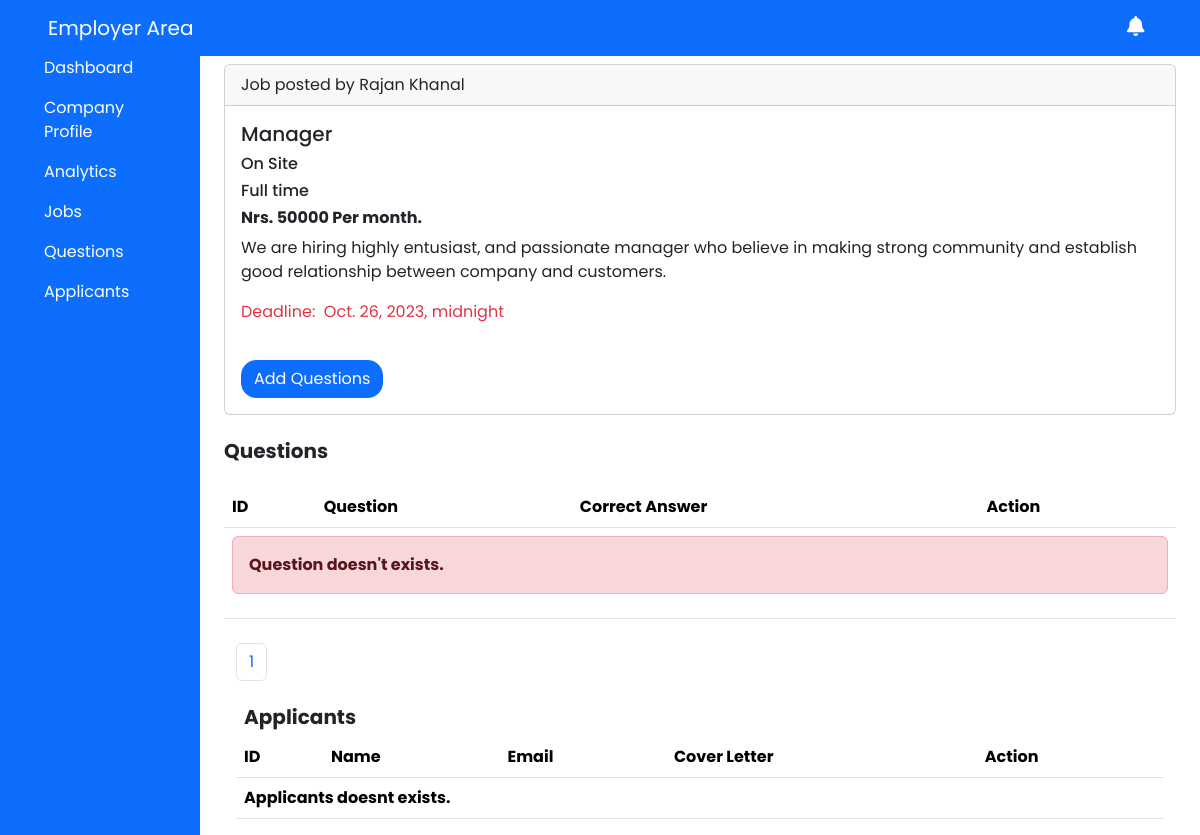
/employer/viewquestions/1 (signed in), run on an earlier commit of the app's database.
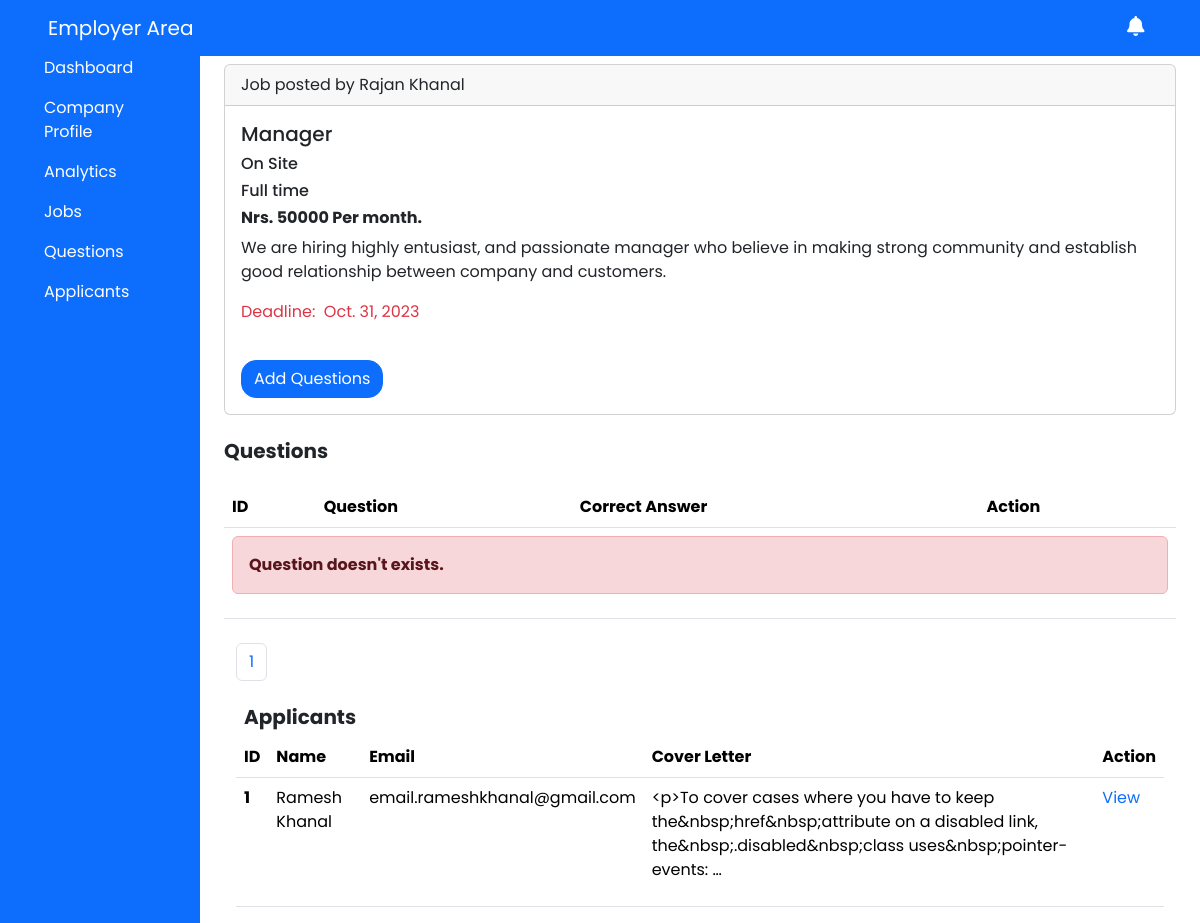
And on a later commit of the database.
### employer/models.py (models this page shows, shortened)
class Job(models.Model):
    employer = models.ForeignKey(Employer,on_delete=models.CASCADE,related_name='job')
    job_id = models.AutoField(primary_key=True)
    job_type = models.CharField(max_length=50,choices=JOB_TYPE,blank=False,null=False ,verbose_name='Job type')
    job_position = models.CharField(verbose_name="Position",max_length=100,null=False,blank=False)
    job_requirement = models.CharField(verbose_name="Requirements",max_length=100,null=False,blank=False)
    job_description = models.TextField(verbose_name="Description",null=False,blank=False)
    salary = models.TextField(max_length=30,blank=True,null=True)
    location_type = models.TextField(choices=LOCATION_TYPE,blank=False)
    deadline = models.DateField(blank=False,null=False,default=default_deadline)

class Employer(models.Model):
    emp_id = models.AutoField(primary_key=True)
    emp_name = models.CharField(max_length=50,null=False,blank=False,verbose_name='Employer name')
    emp_phone_number = models.CharField(max_length=11,null=False,blank=False,verbose_name='Employer number')
    emp_email = models.EmailField(verbose_name='Employer Email',null=False,blank=False,unique=True)
    emp_password = models.CharField(null=False,blank=False,verbose_name='Employer Password',max_length=255)
    about_employer = models.TextField(verbose_name='About Employer',blank=True,null=True)
    emp_profile = models.FileField(upload_to=filepath ,null=True,verbose_name='Profile Photo')

### jobseeker/models.py (models this page shows, shortened)
class AppliedJobs(models.Model):
    id = models.UUIDField(primary_key=True)
    job = models.ForeignKey(Job,on_delete=models.CASCADE)
    job_seeker = models.ForeignKey(JobSeeker,on_delete=models.CASCADE)
    coverletter = models.TextField(null=False,blank=False,verbose_name="Cover Letter",default='')
    class Meta:
        verbose_name_plural = 'Applied Jobs'

class JobSeeker(models.Model):
    id = models.UUIDField(primary_key=True)
    name = models.CharField(max_length=50,null=False,blank=False,verbose_name='Jobseeker Name')
    email = models.EmailField(null=False, blank=False, unique=True,verbose_name='Jobseeker Email')
    password = models.TextField(max_length=255,blank=False,null=False,verbose_name='Jobseeker Password')
    phone = models.TextField(max_length=15,blank=False,null=False,verbose_name='Jobseeker Phone')
    address = models.TextField(max_length=50,blank=True,null=True,default="Kathmandu",verbose_name='Address')
    date_of_birth = models.DateField(null=True, blank=True)
    about_me = models.TextField(null=True,blank=True,verbose_name='About You')
    qualification = models.TextField(blank=True,null=True,verbose_name="Qualifications")
    experiences = models.TextField(blank = True,null=True,verbose_name='Experiences')
    preferences = models.TextField(null=True,blank=True,verbose_name="Job Preferences")
    cv = models.FileField(upload_to=filepath,verbose_name='CV')
    profile = models.FileField(upload_to=profilepath,verbose_name='Profile')

### employer/views.py (the view, shortened to what this page needs)
# urls.py: path('viewquestions/<int:id>',viewquestions,name="viewquestions")
def viewquestions(request,id):
    email = request.session.get('email',None)
    if email:
        is_ajax = request.headers.get('X-Requested-With') == 'XMLHttpRequest'
        employer = Employer.objects.get(emp_email = email)
        job = Job.objects.get(employer = employer,job_id = id)
        message = ''
        questions = None
        paginator = None
        page_number = None
        total_pages = None
        pages = None
        view_question =None
        question_exists = Questions.objects.filter(job=job).exists()
        if question_exists:
            questions = Questions.objects.filter(job = job).order_by('question_id')
            paginator = Paginator(questions,3)
            page_number = request.GET.get('page')
            pages = paginator.get_page(page_number)
            total_pages = paginator.num_pages
        else:
            message = "Question doesn't exists."
            total_pages = 1
        applicants = None
        applicant_not_found = ""
        try:
            applicants_exists = AppliedJobs.objects.filter(job = job).exists()
            if applicants_exists:
                applicants = AppliedJobs.objects.filter(job = job)
            else:
                applicant_not_found = "Applicants doesnt exists."
        except Exception as e:
            print(f"Exception querying applicants on view viewquestions - {e}")
        context = {
            'job':job,
            'view_question':view_question,
            'questions':questions,
            'message':message,
            'pages':pages,
            'lastpage':total_pages,
            'pagelist':[n+1 for n in range(total_pages)],
            'applicant_not_found':applicant_not_found,
            'applicants':applicants
        }
        return render(request,'employer-dashboard/components/viewquestions.html',context)
    else:
        messages.error(request,"Session Expired.")
        return redirect('employer_signin')

### templates/employer-dashboard/components/viewquestions.html (shortened to what this page needs)
{% extends "../index.html" %}
{% block content %}
<div class="container">
    <div class="card">
        <div class="card-header">
            Job posted by {{job.employer.emp_name}}
        </div>
        <div class="card-body">
            <h1 class="card-title fs-5">{{job.job_position}}</h1>
            <h5 class="card-text fs-6">{{job.location_type}}</h5>
          <h5 class="card-title fs-6">{{job.job_type}}</h5>
          <h5 class="card-title fs-6 fw-bold">{{job.salary}}</h5>
          <p class="card-text">{{job.job_description | safe}}</p>
          <p class="card-text text-danger"> Deadline: &nbsp;{{job.deadline}}</p>
          <a href="#" class="btn btn-primary"  data-bs-toggle="modal" data-bs-target="#addQuestions">Add Questions</a>
        </div>
    </div>
    <div class="my-4">
        <h5 class="fw-bold">Questions</h5>
    </div>
    <table class="table">
        <thead>
          <tr>
            <th scope="col">ID</th>
            <th scope="col">Question</th>
            <th scope="col">Correct Answer</th>
            <th scope="col">Action</th>
          </tr>
        </thead>
        <tbody>
        {% if message %}
          <tr>
            <th scope="row" colspan="4">
                <div class="alert alert-danger" role="alert">
                   {{message}}
                  </div>
            </th>
          </tr>
          {%endif%}
        </tbody>
    </table>
    <div class="container mt-4">
        <div class="row">
            <div class="col-md-12">
                <nav aria-label="Page navigation">
                    <ul class="pagination">
                        {% for n in pagelist%}
                      <li class="page-item"><a class="page-link" href="?page={{n}}">{{n}}</a></li>
                        {%endfor%}
                    </ul>
                  </nav>
                </div>
            </div>
    </div>
    <div class="container mt-2">
        <h5 class="mx-2 fs-5 fw-bold mb-2 mt-2">Applicants</h5>
        <table class="table">
          <thead>
            <tr>
              <th scope="col">ID</th>
              <th scope="col">Name</th>
              <th scope="col">Email</th>
              <th scope="col">Cover Letter</th>
              <th scope="col">Action</th>
            </tr>
          </thead>
          <tbody>
            {% if applicant_not_found %}
            <tr>
              <th scope="row" colspan="5">{{applicant_not_found}}</th>
            </tr>
            {%else%}
            {% for applicant in applicants %}
            <tr>
              <th scope="row">{{forloop.counter}}</th>
              <td>{{applicant.job_seeker.name}}</td>
              <td>{{applicant.job_seeker.email}}</td>
              <td>{{applicant.coverletter|safe|truncatewords:15 }} </td>
              <td>
                <div class="d-flex">
                  <a href="#">View</a>
                </div>
              </td>
            </tr>
            {%endfor%}
            {%endif%}
          </tbody>
        </table>
    </div>
</div>
{% endblock content %}
{% block script%}
{%load static%}
{%endblock%}

What changed in the data, as far as the page shows it:
changed Job "Manager": deadline "Oct. 26, 2023, midnight" → "Oct. 31, 2023"
added AppliedJobs: job_seeker.name "Ramesh Khanal", job_seeker.email "email.rameshkhanal@gmail.com", coverletter "<p>To cover cases where you have to keep the&nbsp;href&nbsp;attribute on a disabled link, the&nbsp;.disabled&nbsp;class uses&nbsp;pointer-events: …"
Also different on the page:
{{ applicant_not_found }}: "Applicants doesnt exists." → (not shown)
